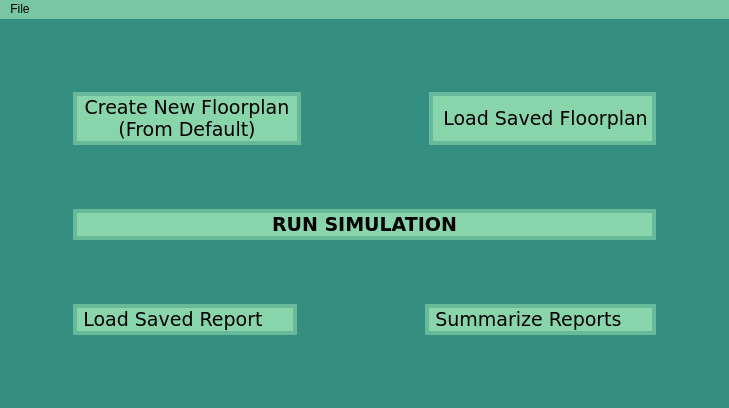
<?xml version="1.0" encoding="UTF-8"?>
<ui version="4.0">
 <class>MainWindow</class>
 <widget class="QMainWindow" name="MainWindow">
  <property name="sizePolicy">
   <sizepolicy hsizetype="Expanding" vsizetype="Expanding">
    <horstretch>0</horstretch>
    <verstretch>0</verstretch>
   </sizepolicy>
  </property>
  <property name="windowTitle">
   <string>MainWindow</string>
  </property>
  <property name="styleSheet">
   <string notr="true">background-color: rgba(53, 143, 128, 1);</string>
  </property>
  <property name="toolButtonStyle">
   <enum>Qt::ToolButtonStyle::ToolButtonIconOnly</enum>
  </property>
  <widget class="QWidget" name="centralwidget">
   <property name="sizePolicy">
    <sizepolicy hsizetype="Expanding" vsizetype="Expanding">
     <horstretch>0</horstretch>
     <verstretch>0</verstretch>
    </sizepolicy>
   </property>
   <property name="layoutDirection">
    <enum>Qt::LayoutDirection::LeftToRight</enum>
   </property>
   <layout class="QGridLayout" name="gridLayout_2">
    <item row="0" column="0">
     <layout class="QVBoxLayout" name="verticalLayout_4">
      <property name="spacing">
       <number>64</number>
      </property>
      <property name="leftMargin">
       <number>64</number>
      </property>
      <property name="topMargin">
       <number>64</number>
      </property>
      <property name="rightMargin">
       <number>64</number>
      </property>
      <property name="bottomMargin">
       <number>64</number>
      </property>
      <item>
       <layout class="QHBoxLayout" name="horizontalLayout">
        <item>
         <widget class="QPushButton" name="createFP">
          <property name="sizePolicy">
           <sizepolicy hsizetype="Preferred" vsizetype="Preferred">
            <horstretch>0</horstretch>
            <verstretch>0</verstretch>
           </sizepolicy>
          </property>
          <property name="font">
           <font>
            <family>Verdana</family>
            <pointsize>14</pointsize>
           </font>
          </property>
          <property name="autoFillBackground">
           <bool>false</bool>
          </property>
          <property name="styleSheet">
           <string notr="true">QPushButton{
	background: rgba(136, 212, 171, 1);
	border-width: 4px;
	border-style: solid;
	border-radius: 32px;
	border-color: rgba(103, 185, 154, 1);
}
QPushButton::hover {
	background: rgba(103, 185, 154, 1);
	border-width: 4px;
	border-style: solid;
	border-radius: 32px;
	border-color: rgba(103, 185, 154, 1);
}
</string>
          </property>
          <property name="text">
           <string>Create New Floorplan
(From Default)</string>
          </property>
          <property name="icon">
           <iconset theme="QIcon::ThemeIcon::ListAdd"/>
          </property>
          <property name="iconSize">
           <size>
            <width>40</width>
            <height>40</height>
           </size>
          </property>
          <property name="autoDefault">
           <bool>true</bool>
          </property>
         </widget>
        </item>
        <item>
         <spacer name="horizontalSpacer">
          <property name="orientation">
           <enum>Qt::Orientation::Horizontal</enum>
          </property>
          <property name="sizeType">
           <enum>QSizePolicy::Policy::Fixed</enum>
          </property>
          <property name="sizeHint" stdset="0">
           <size>
            <width>64</width>
            <height>20</height>
           </size>
          </property>
         </spacer>
        </item>
        <item>
         <widget class="QPushButton" name="loadFP">
          <property name="sizePolicy">
           <sizepolicy hsizetype="Preferred" vsizetype="Preferred">
            <horstretch>0</horstretch>
            <verstretch>0</verstretch>
           </sizepolicy>
          </property>
          <property name="font">
           <font>
            <family>Verdana</family>
            <pointsize>14</pointsize>
           </font>
          </property>
          <property name="autoFillBackground">
           <bool>false</bool>
          </property>
          <property name="styleSheet">
           <string notr="true">QPushButton{
	background: rgba(136, 212, 171, 1);
	border-width: 4px;
	border-style: solid;
	border-radius: 32px;
	border-color: rgba(103, 185, 154, 1);
}
QPushButton::hover {
	background: rgba(103, 185, 154, 1);
	border-width: 4px;
	border-style: solid;
	border-radius: 32px;
	border-color: rgba(103, 185, 154, 1);
}
</string>
          </property>
          <property name="text">
           <string>	Load Saved Floorplan</string>
          </property>
          <property name="icon">
           <iconset theme="QIcon::ThemeIcon::FolderOpen"/>
          </property>
          <property name="iconSize">
           <size>
            <width>40</width>
            <height>40</height>
           </size>
          </property>
         </widget>
        </item>
       </layout>
      </item>
      <item>
       <widget class="QPushButton" name="runSim">
        <property name="sizePolicy">
         <sizepolicy hsizetype="Preferred" vsizetype="Preferred">
          <horstretch>0</horstretch>
          <verstretch>0</verstretch>
         </sizepolicy>
        </property>
        <property name="font">
         <font>
          <family>Verdana</family>
          <pointsize>14</pointsize>
          <bold>true</bold>
         </font>
        </property>
        <property name="styleSheet">
         <string notr="true">QPushButton{
	background: rgba(136, 212, 171, 1);
	border-width: 4px;
	border-style: solid;
	border-radius: 32px;
	border-color: rgba(103, 185, 154, 1);
}
QPushButton::hover {
	background: rgba(103, 185, 154, 1);
	border-width: 4px;
	border-style: solid;
	border-radius: 32px;
	border-color: rgba(103, 185, 154, 1);
}
</string>
        </property>
        <property name="text">
         <string>RUN SIMULATION</string>
        </property>
       </widget>
      </item>
      <item>
       <layout class="QHBoxLayout" name="horizontalLayout_2">
        <item>
         <widget class="QPushButton" name="loadRep">
          <property name="sizePolicy">
           <sizepolicy hsizetype="Preferred" vsizetype="Preferred">
            <horstretch>0</horstretch>
            <verstretch>0</verstretch>
           </sizepolicy>
          </property>
          <property name="font">
           <font>
            <family>Verdana</family>
            <pointsize>14</pointsize>
           </font>
          </property>
          <property name="autoFillBackground">
           <bool>false</bool>
          </property>
          <property name="styleSheet">
           <string notr="true">QPushButton{
	background: rgba(136, 212, 171, 1);
	border-width: 4px;
	border-style: solid;
	border-radius: 32px;
	border-color: rgba(103, 185, 154, 1);
}
QPushButton::hover {
	background: rgba(103, 185, 154, 1);
	border-width: 4px;
	border-style: solid;
	border-radius: 32px;
	border-color: rgba(103, 185, 154, 1);
}
</string>
          </property>
          <property name="text">
           <string>	Load Saved Report     </string>
          </property>
          <property name="icon">
           <iconset theme="QIcon::ThemeIcon::DocumentNew"/>
          </property>
          <property name="iconSize">
           <size>
            <width>40</width>
            <height>40</height>
           </size>
          </property>
         </widget>
        </item>
        <item>
         <spacer name="horizontalSpacer_2">
          <property name="orientation">
           <enum>Qt::Orientation::Horizontal</enum>
          </property>
          <property name="sizeType">
           <enum>QSizePolicy::Policy::Fixed</enum>
          </property>
          <property name="sizeHint" stdset="0">
           <size>
            <width>64</width>
            <height>20</height>
           </size>
          </property>
         </spacer>
        </item>
        <item>
         <widget class="QPushButton" name="sumRep">
          <property name="sizePolicy">
           <sizepolicy hsizetype="Preferred" vsizetype="Preferred">
            <horstretch>0</horstretch>
            <verstretch>0</verstretch>
           </sizepolicy>
          </property>
          <property name="font">
           <font>
            <family>Verdana</family>
            <pointsize>14</pointsize>
           </font>
          </property>
          <property name="autoFillBackground">
           <bool>false</bool>
          </property>
          <property name="styleSheet">
           <string notr="true">QPushButton{
	background: rgba(136, 212, 171, 1);
	border-width: 4px;
	border-style: solid;
	border-radius: 32px;
	border-color: rgba(103, 185, 154, 1);
}
QPushButton::hover {
	background: rgba(103, 185, 154, 1);
	border-width: 4px;
	border-style: solid;
	border-radius: 32px;
	border-color: rgba(103, 185, 154, 1);
}
</string>
          </property>
          <property name="text">
           <string>	Summarize Reports     </string>
          </property>
          <property name="icon">
           <iconset theme="QIcon::ThemeIcon::DocumentPrintPreview"/>
          </property>
          <property name="iconSize">
           <size>
            <width>40</width>
            <height>40</height>
           </size>
          </property>
         </widget>
        </item>
       </layout>
      </item>
     </layout>
    </item>
   </layout>
  </widget>
  <widget class="QMenuBar" name="menubar">
   <property name="geometry">
    <rect>
     <x>0</x>
     <y>0</y>
     <width>1220</width>
     <height>26</height>
    </rect>
   </property>
   <property name="styleSheet">
    <string notr="true">background: rgba(120, 198, 163, 1);</string>
   </property>
   <widget class="QMenu" name="menuFile">
    <property name="title">
     <string>File</string>
    </property>
   </widget>
   <addaction name="menuFile"/>
  </widget>
 </widget>
 <resources/>
 <connections/>
</ui>
